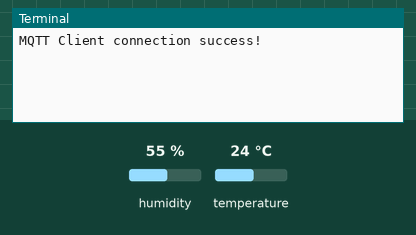
The program below on a simulated Raspberry Pi (BCM pin numbers). Parts: the last lines printed to the terminal. The inputs (shaded band) are chosen by the test bench; at power-on: humidity 55 %, temperature 24 °C. The clock reads 2024-03-15 10:24:30 at power-on unless the program sets it; no MQTT or app messages arrive unless stated.

Above: at 3.3 s.
3.4 s: humidity set to 22 %
At 5.7 s:
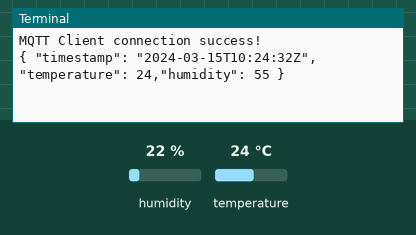
10.1 s: temperature set to 12 °C
At 13.7 s:
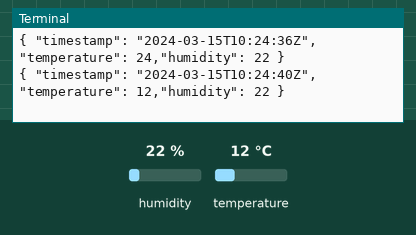
15.2 s: humidity set to 40 %
At 17.6 s:
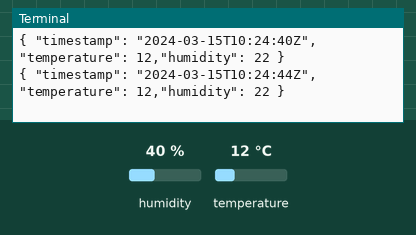
Timing chart, 0 to 19.1 s (numbered marks = the images above; inputs shaded):
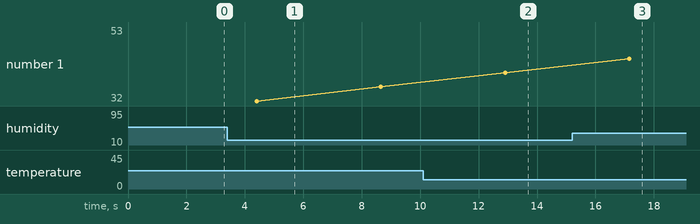

Measured:
- after the input at 10.1 s, the terminal: prints a new line after 2.8 s (image 2)

The program:

dht11_aws-iot-v3.py
```python
#Program to read the values of Temp and Hum from the DHT11 sensor and send it over to AWS-IOT

#Website: www.circuitdigest.com

from AWSIoTPythonSDK.MQTTLib import AWSIoTMQTTClient #Import from AWS-IoT Library
import time#To create delay
from datetime import date, datetime #To get date and time
import adafruit_dht #Import DHT Library for sensor
import board

myMQTTClient = AWSIoTMQTTClient("new_Client")
myMQTTClient.configureEndpoint("a1721k2gh9d1iv-ats.iot.eu-west-2.amazonaws.com", 8883)
myMQTTClient.configureCredentials("/home/pi/code/certs/Amazon-root-CA-1.pem", "/home/pi/code/certs/private.pem.key", "/home/pi/code/certs/certificate.pem.crt")
myMQTTClient.configureOfflinePublishQueueing(-1)  # Infinite offline Publish queueing
myMQTTClient.configureDrainingFrequency(2)  # Draining: 2 Hz
myMQTTClient.configureConnectDisconnectTimeout(10)  # 10 sec
myMQTTClient.configureMQTTOperationTimeout(5)  # 5 sec

sensor_name = adafruit_dht.DHT11 #we are using the DHT11 sensor
sensor_pin = 4 #The sensor is connected to GPIO4 on Pi

time.sleep(2) #wait for 2 secs
connecting_time = time.time() + 10

if time.time() < connecting_time:  #try connecting to AWS for 10 seconds
    myMQTTClient.connect()
    myMQTTClient.publish("DHT11/info", "connected", 0)
    print("MQTT Client connection success!")
else:
    print("Error: Check your AWS details in the program")


dhtDevice = adafruit_dht.DHT11(board.D4, use_pulseio=False)
while True:
    try:
        now = datetime.utcnow() #get date and time
        current_time = now.strftime('%Y-%m-%dT%H:%M:%SZ') #get current time in string format
        temperature_c = dhtDevice.temperature
        temperature_f = temperature_c * (9 / 5) + 32
        humidity = dhtDevice.humidity
    except RuntimeError as error:
        # Errors happen fairly often, DHT's are hard to read, just keep going
        print(error.args[0])
        time.sleep(2.0)
        continue
    except Exception as error:
        dhtDevice.exit()
        raise error

    time.sleep(2.0)

    #prepare the payload in string format
    payload = '{ "timestamp": "' + current_time + '","temperature": ' + str(temperature_c) + ',"humidity": '+ str(humidity) + ' }'
    print(payload) #print payload for reference
    myMQTTClient.publish("DHT11/data", payload, 0) #publish the payload

    time.sleep(2) #Wait for 2 sec then update the values
```
